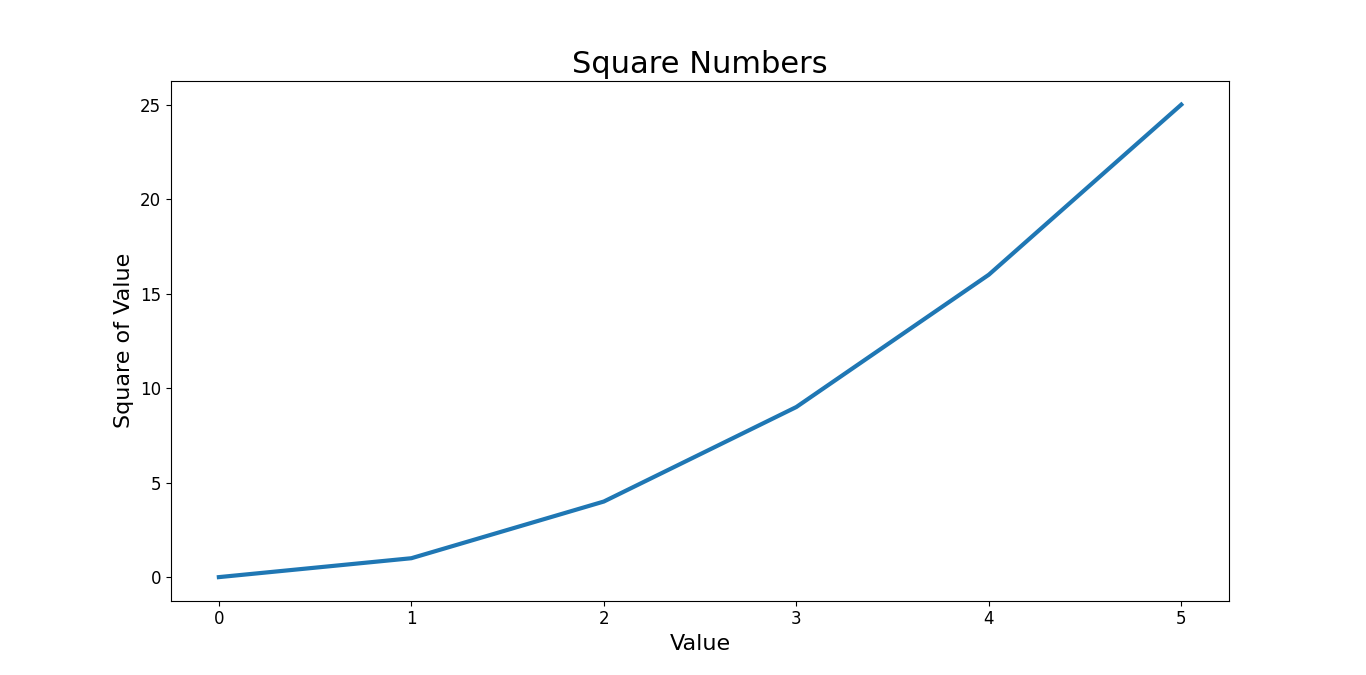

Here is the Python script that generated this plot:
import matplotlib.pyplot as plt

points = [0, 1, 4, 9, 16, 25]
fig, ax = plt.subplots()
ax.plot(points, linewidth=3)
ax.set_title("Square Numbers", fontsize=22)
ax.set_xlabel("Value", fontsize=16)
ax.set_ylabel("Square of Value", fontsize=16)
ax.tick_params(axis='both', labelsize=12)

plt.show()
